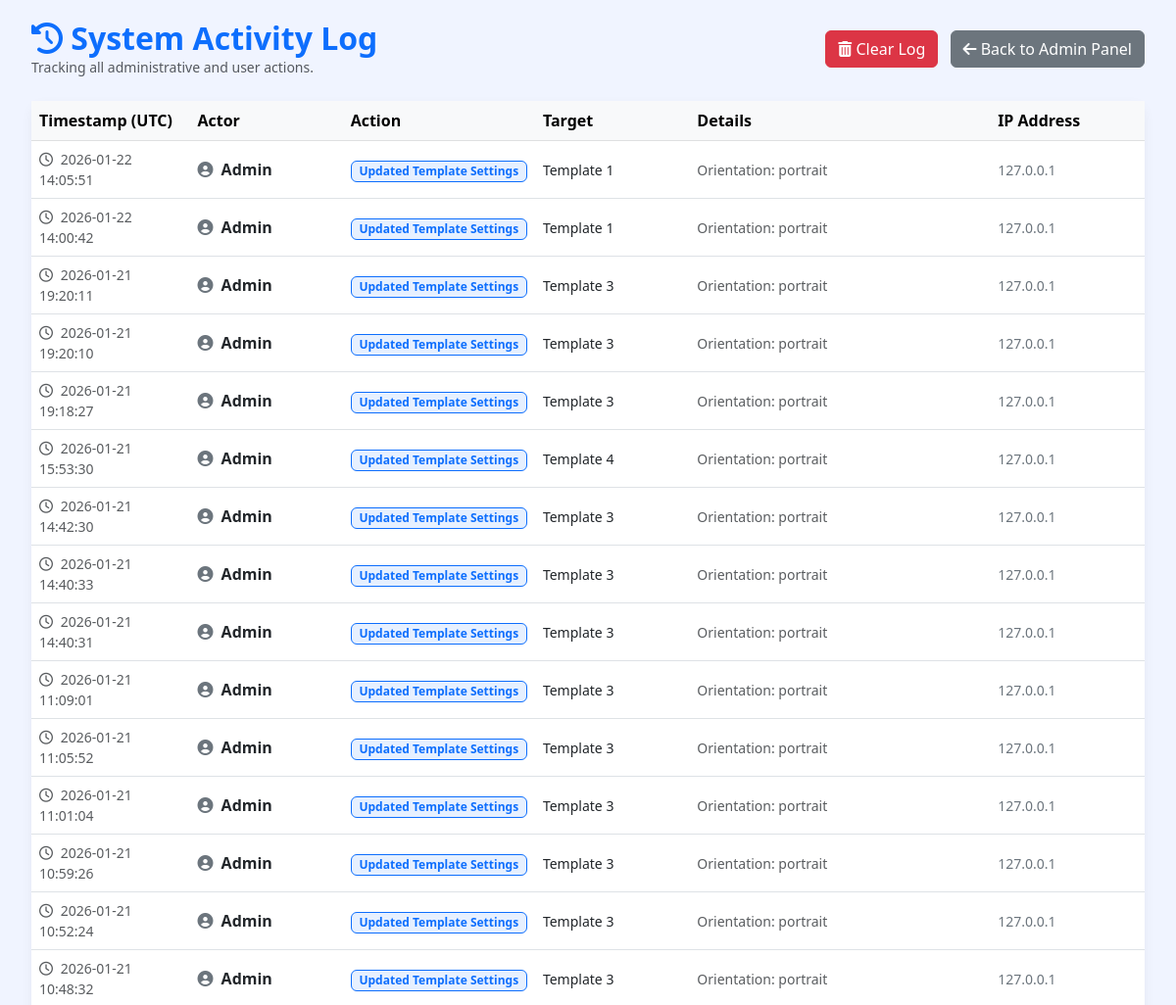
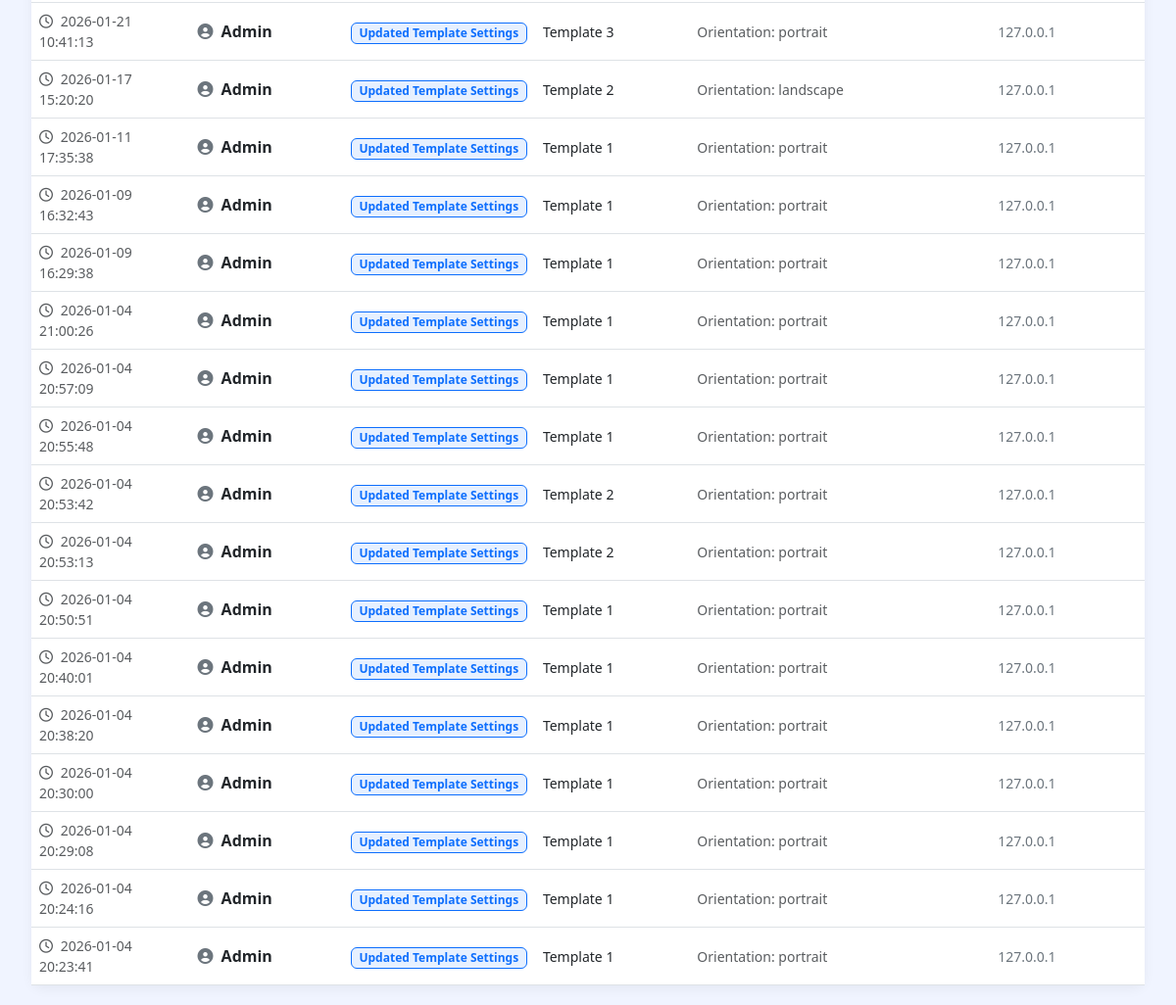
The app's page /admin/activity_log (signed in) with its own data (2 pictures, top to bottom).
### models.py (models this page shows)
class ActivityLog(db.Model):
    __tablename__ = 'activity_logs'
    id = db.Column(db.Integer, primary_key=True)
    actor = db.Column(db.String(100))        # Who performed the action (Email or 'Admin')
    action = db.Column(db.String(100))       # What action was taken (e.g., "Deleted Student")
    target = db.Column(db.String(100))       # Target ID or Name (optional)
    details = db.Column(db.String(255))      # Additional details
    ip_address = db.Column(db.String(50))    # User's IP address
    timestamp = db.Column(db.DateTime, default=lambda: datetime.now(timezone.utc))

### app.py (the view)
@app.route("/admin/activity_log")
def view_activity_log():
    if not session.get("admin"):
        return redirect(url_for("login"))
    page = request.args.get('page', 1, type=int)
    per_page = 50  # Show 50 logs per page
    pagination = ActivityLog.query.order_by(ActivityLog.timestamp.desc())\
                                  .paginate(page=page, per_page=per_page, error_out=False)
    logs = pagination.items
    return render_template(
        "activity_log.html",
        logs=logs,
        pagination=pagination
    )

### app.py (called while the page is built)
@app.before_request
def require_login():
    admin_routes = ["/admin", "/upload_template", "/delete_all", "/upload_font", "/update_font",
                    "/update_photo_position", "/delete_student", "/export_csv", "/download_template",
                    "/remove_template", "/update_duplicate_settings", "/delete_pdf", "/update_template_settings",
                    "/admin_student_credentials", "/admin_add_student_credential", "/admin_update_student_credential",
                    "/admin_delete_student_credential", "/admin_reset_student_password", "/admin/student_preview",
                    "/admin/generate_preview", "/admin/download_student_pdf"]
    if request.path in admin_routes and not session.get("admin"):
        logger.warning(f"Unauthorized access attempt to {request.path}")
        return redirect(url_for("login"))

### templates/activity_log.html (shortened to what this page needs)
<!DOCTYPE html>
<html lang="en">
<head>
    <link href="https://cdn.jsdelivr.net/npm/bootstrap@5.3.0/dist/css/bootstrap.min.css" rel="stylesheet">
    <link rel="stylesheet" href="https://cdnjs.cloudflare.com/ajax/libs/font-awesome/6.4.0/css/all.min.css">
</head>
<body>
<div class="container-fluid" style="max-width: 1200px;">
    <div class="d-flex justify-content-between align-items-center mb-4">
        <div>
            <h2 class="fw-bold text-primary mb-0"><i class="fas fa-history"></i> System Activity Log</h2>
            <p class="text-muted small mb-0">Tracking all administrative and user actions.</p>
        </div>
        <div>
            <form action="{{ url_for('reset_activity_log') }}" method="POST" class="d-inline" onsubmit="return confirm('WARNING: Are you sure you want to clear the ENTIRE activity log? This cannot be undone.');">
                <button type="submit" class="btn btn-danger me-2">
                    <i class="fas fa-trash-alt"></i> Clear Log
                </button>
            </form>
            <a href="{{ url_for('admin') }}" class="btn btn-secondary">
                <i class="fas fa-arrow-left"></i> Back to Admin Panel
            </a>
        </div>
    </div>
    <div class="card">
        <div class="card-body p-0">
            <div class="table-responsive">
                <table class="table table-hover align-middle mb-0">
                    <thead class="table-light">
                        <tr>
                            <th style="width: 15%;">Timestamp (UTC)</th>
                            <th style="width: 15%;">Actor</th>
                            <th style="width: 10%;">Action</th>
                            <th style="width: 15%;">Target</th>
                            <th style="width: 30%;">Details</th>
                            <th style="width: 15%;">IP Address</th>
                        </tr>
                    </thead>
                    <tbody>
                        {% if logs %}
                            {% for log in logs %}
                            <tr>
                                <td class="small text-muted">
                                    <i class="far fa-clock me-1"></i>
                                    {{ log.timestamp.strftime('%Y-%m-%d %H:%M:%S') }}
                                </td>
                                <td class="fw-bold text-dark">
                                    <i class="fas fa-user-circle text-secondary me-1"></i>
                                    {{ log.actor }}
                                </td>
                                <td>
                                    <span class="badge bg-primary bg-opacity-10 text-primary border border-primary badge-action">
                                        {{ log.action }}
                                    </span>
                                </td>
                                <td class="small">{{ log.target or '-' }}</td>
                                <td class="small text-muted">{{ log.details or '-' }}</td>
                                <td class="small text-monospace text-secondary">{{ log.ip_address }}</td>
                            </tr>
                            {% endfor %}
                        {% endif %}
                    </tbody>
                </table>
            </div>
        </div>
    </div>
</div>
</body>
</html>

### templates/activity_log.html (style rules this page uses)
body { background-color: #f0f4ff; font-family: 'Segoe UI', Tahoma, Geneva, Verdana, sans-serif; padding: 20px; }
.card { border: none; border-radius: 12px; box-shadow: 0 4px 12px rgba(0,0,0,0.05); }
.badge-action { min-width: 100px; }

### records on screen
ActivityLog: timestamp "2026-01-22 14:05:51", actor "Admin", action "Updated Template Settings", target "Template 1", details "Orientation: portrait", ip_address "127.0.0.1"
ActivityLog: timestamp "2026-01-22 14:00:42", actor "Admin", action "Updated Template Settings", target "Template 1", details "Orientation: portrait", ip_address "127.0.0.1"
ActivityLog: timestamp "2026-01-21 19:20:11", actor "Admin", action "Updated Template Settings", target "Template 3", details "Orientation: portrait", ip_address "127.0.0.1"
ActivityLog: timestamp "2026-01-21 19:20:10", actor "Admin", action "Updated Template Settings", target "Template 3", details "Orientation: portrait", ip_address "127.0.0.1"
ActivityLog: timestamp "2026-01-21 19:18:27", actor "Admin", action "Updated Template Settings", target "Template 3", details "Orientation: portrait", ip_address "127.0.0.1"
ActivityLog: timestamp "2026-01-21 15:53:30", actor "Admin", action "Updated Template Settings", target "Template 4", details "Orientation: portrait", ip_address "127.0.0.1"
ActivityLog: timestamp "2026-01-21 14:42:30", actor "Admin", action "Updated Template Settings", target "Template 3", details "Orientation: portrait", ip_address "127.0.0.1"
ActivityLog: timestamp "2026-01-21 14:40:33", actor "Admin", action "Updated Template Settings", target "Template 3", details "Orientation: portrait", ip_address "127.0.0.1"
ActivityLog: timestamp "2026-01-21 14:40:31", actor "Admin", action "Updated Template Settings", target "Template 3", details "Orientation: portrait", ip_address "127.0.0.1"
ActivityLog: timestamp "2026-01-21 11:09:01", actor "Admin", action "Updated Template Settings", target "Template 3", details "Orientation: portrait", ip_address "127.0.0.1"
ActivityLog: timestamp "2026-01-21 11:05:52", actor "Admin", action "Updated Template Settings", target "Template 3", details "Orientation: portrait", ip_address "127.0.0.1"
ActivityLog: timestamp "2026-01-21 11:01:04", actor "Admin", action "Updated Template Settings", target "Template 3", details "Orientation: portrait", ip_address "127.0.0.1"
ActivityLog: timestamp "2026-01-21 10:59:26", actor "Admin", action "Updated Template Settings", target "Template 3", details "Orientation: portrait", ip_address "127.0.0.1"
ActivityLog: timestamp "2026-01-21 10:52:24", actor "Admin", action "Updated Template Settings", target "Template 3", details "Orientation: portrait", ip_address "127.0.0.1"
ActivityLog: timestamp "2026-01-21 10:48:32", actor "Admin", action "Updated Template Settings", target "Template 3", details "Orientation: portrait", ip_address "127.0.0.1"
ActivityLog: timestamp "2026-01-21 10:41:13", actor "Admin", action "Updated Template Settings", target "Template 3", details "Orientation: portrait", ip_address "127.0.0.1"
ActivityLog: timestamp "2026-01-17 15:20:20", actor "Admin", action "Updated Template Settings", target "Template 2", details "Orientation: landscape", ip_address "127.0.0.1"
ActivityLog: timestamp "2026-01-11 17:35:38", actor "Admin", action "Updated Template Settings", target "Template 1", details "Orientation: portrait", ip_address "127.0.0.1"
ActivityLog: timestamp "2026-01-09 16:32:43", actor "Admin", action "Updated Template Settings", target "Template 1", details "Orientation: portrait", ip_address "127.0.0.1"
ActivityLog: timestamp "2026-01-09 16:29:38", actor "Admin", action "Updated Template Settings", target "Template 1", details "Orientation: portrait", ip_address "127.0.0.1"
ActivityLog: timestamp "2026-01-04 21:00:26", actor "Admin", action "Updated Template Settings", target "Template 1", details "Orientation: portrait", ip_address "127.0.0.1"
ActivityLog: timestamp "2026-01-04 20:57:09", actor "Admin", action "Updated Template Settings", target "Template 1", details "Orientation: portrait", ip_address "127.0.0.1"
ActivityLog: timestamp "2026-01-04 20:55:48", actor "Admin", action "Updated Template Settings", target "Template 1", details "Orientation: portrait", ip_address "127.0.0.1"
ActivityLog: timestamp "2026-01-04 20:53:42", actor "Admin", action "Updated Template Settings", target "Template 2", details "Orientation: portrait", ip_address "127.0.0.1"
ActivityLog: timestamp "2026-01-04 20:53:13", actor "Admin", action "Updated Template Settings", target "Template 2", details "Orientation: portrait", ip_address "127.0.0.1"
ActivityLog: timestamp "2026-01-04 20:50:51", actor "Admin", action "Updated Template Settings", target "Template 1", details "Orientation: portrait", ip_address "127.0.0.1"
ActivityLog: timestamp "2026-01-04 20:40:01", actor "Admin", action "Updated Template Settings", target "Template 1", details "Orientation: portrait", ip_address "127.0.0.1"
ActivityLog: timestamp "2026-01-04 20:38:20", actor "Admin", action "Updated Template Settings", target "Template 1", details "Orientation: portrait", ip_address "127.0.0.1"
ActivityLog: timestamp "2026-01-04 20:30:00", actor "Admin", action "Updated Template Settings", target "Template 1", details "Orientation: portrait", ip_address "127.0.0.1"
ActivityLog: timestamp "2026-01-04 20:29:08", actor "Admin", action "Updated Template Settings", target "Template 1", details "Orientation: portrait", ip_address "127.0.0.1"
ActivityLog: timestamp "2026-01-04 20:24:16", actor "Admin", action "Updated Template Settings", target "Template 1", details "Orientation: portrait", ip_address "127.0.0.1"
ActivityLog: timestamp "2026-01-04 20:23:41", actor "Admin", action "Updated Template Settings", target "Template 1", details "Orientation: portrait", ip_address "127.0.0.1"
